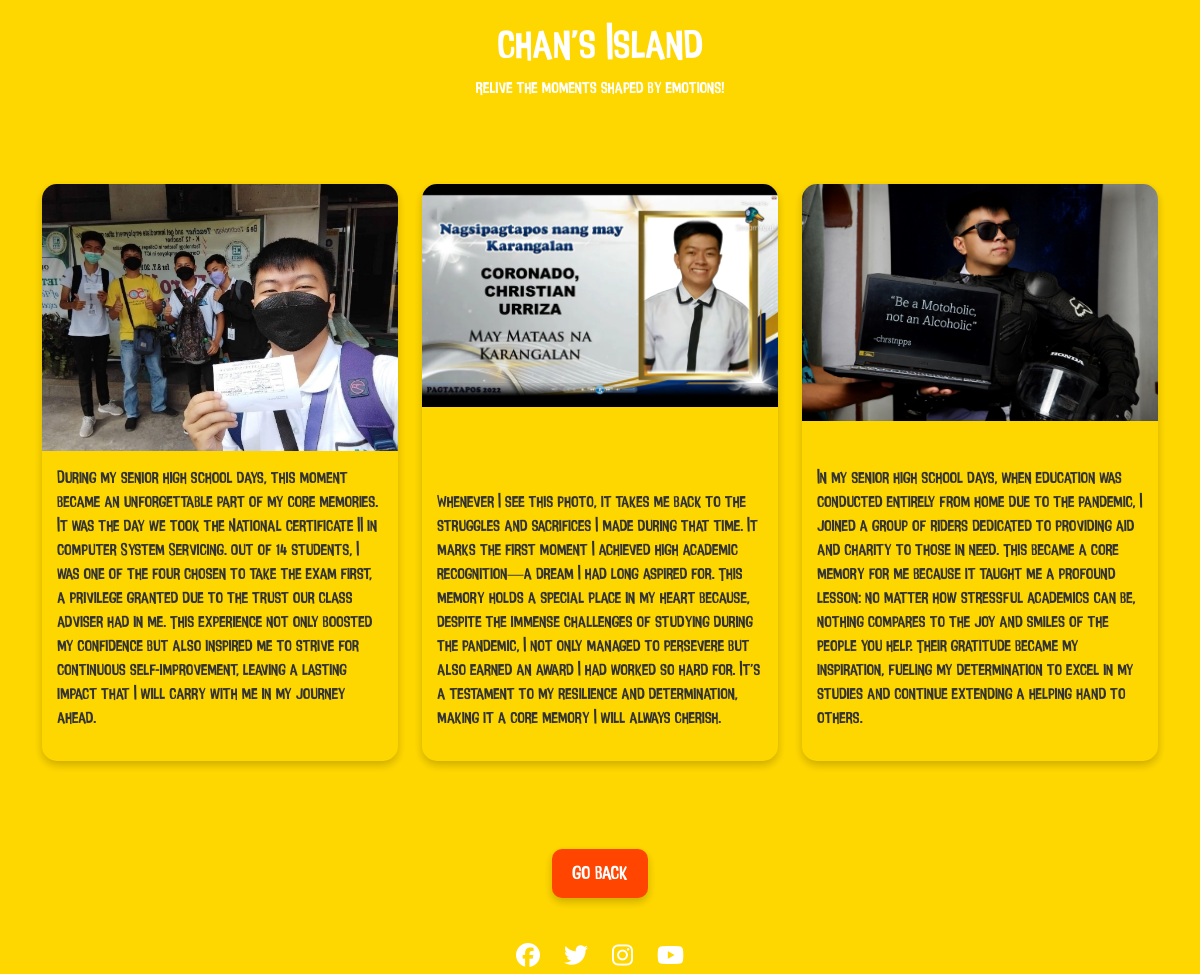
/view.php?islandPersonalityID=3, run on the app's committed database.
### tables this page shows
CREATE TABLE `islandcontents` (
  `islandContentID` int(4) NOT NULL,
  `islandOfPersonalityID` int(4) NOT NULL,
  `image` varchar(50) DEFAULT NULL,
  `content` varchar(1000) NOT NULL,
  `color` varchar(10) DEFAULT NULL
);

### connect.php (called while the page is built, shortened)
<?php
  function executeQuery($query){
    $conn = $GLOBALS['conn'];
    return mysqli_query($conn, $query);
  }
?>

### view.php (the view, shortened to what this page needs)
<?php
include("connect.php");
$islandID = ($_GET['islandPersonalityID']);
$islandQuery = "SELECT * ,islandcontents.image AS islandcontentimage FROM islandcontents LEFT JOIN islandsofpersonality
ON islandcontents.islandOfPersonalityID = islandsofpersonality.islandOfPersonalityID
WHERE islandcontents.islandOfPersonalityID = '$islandID'";
$islandResults = executeQuery($islandQuery);
?>
<!DOCTYPE html>
<html lang="en">
<head>
    <link rel="stylesheet" href="https://cdn.jsdelivr.net/npm/bootstrap@5.3.3/dist/css/bootstrap.min.css">
    <link rel="stylesheet" href="https://cdnjs.cloudflare.com/ajax/libs/font-awesome/6.5.0/css/all.min.css">
</head>
<body>
    <div class="header">
        <h1>Chan's Island</h1>
        <p>Relive the moments shaped by emotions!</p>
    </div>
    <div class="container my-5">
        <div class="row">
            <?php
            if (mysqli_num_rows($islandResults) > 0) {
                while ($row = mysqli_fetch_assoc($islandResults)) {
                    $image = $row['islandcontentimage'];
                    $content = $row['content'];
                    $color = $row['color'] ?: 'data-color';
                    echo "<div class='col-md-4 d-flex'>
                            <div class='memory-card' data-color='$color'>
                                <img src='assets/images/$image' alt='Memory Image'>
                                <div class='content'>
                                    <p>$content</p>
                                </div>
                            </div>
                        </div>";
                }
            } else {
                echo "<p class='text-center'>No memories found.</p>";
            }
            ?>
        </div>
    </div>
    <div class="text-center">
        <a href="javascript:history.back()" class="back-button">Go Back</a>
    </div>
    <footer>
        <div class="footer-icons">
            <a href="https://web.facebook.com/groups/763353139298166" target="_blank" rel="noopener noreferrer"><i class="fab fa-facebook"></i></a>
            <a href="https://x.com/TheMultiStudios" target="_blank" rel="noopener noreferrer"><i class="fab fa-twitter"></i></a>
            <a href="https://www.instagram.com/insideout_thoughtbubbles/" target="_blank" rel="noopener noreferrer"><i class="fab fa-instagram"></i></a>
            <a href="https://www.youtube.com/watch?v=LEjhY15eCx0" target="_blank" rel="noopener noreferrer"><i class="fab fa-youtube"></i></a>
        </div>
    </footer>
</body>
</html>

### view.php (style rules this page uses)
body { background-color: #ffd700; font-family: 'InsideOut'; animation: backgroundColorChange 10s infinite alternate; }
.header { text-align: center; padding: 20px; color: #fff; }
.header h1 { animation: glow 2s infinite alternate; }
.memory-card { display: flex; flex-direction: column; justify-content: space-between; border-radius: 15px; overflow: hidden; margin-bottom: 20px; box-shadow: 0 4px 8px rgba(0, 0, 0, 0.2); transition: transform 0.3s, box-shadow 0.3s; animation: float 6s ease-in-out infinite; }
.memory-card img { width: 100%; height: auto; object-fit: cover; }
.memory-card .content { padding: 15px; color: #333; }
.back-button { display: inline-block; margin: 20px auto; padding: 10px 20px; background-color: #ff4500; color: #fff; font-size: 1.2em; border-radius: 10px; text-decoration: none; box-shadow: 0 4px 8px rgba(0, 0, 0, 0.2); transition: transform 0.3s, box-shadow 0.3s; }
footer { text-align: center; margin-top: 20px; color: #fff; }
.footer-icons { margin-top: 10px; }
.footer-icons a { color: #fff; font-size: 1.5em; margin: 0 10px; transition: color 0.3s; }

### data on the page
islandcontents: image (picture), content "During my senior high school days, this moment became an unforgettable part of my core memories. It was the day we took the National Certificate II in Computer System Servicing. Out of 14 students, I was one of the four chosen to take the exam first, a privilege granted due to the trust our class adviser had in me. This experience not only boosted my confidence but also inspired me to strive for continuous self-improvement, leaving a lasting impact that I will carry with me in my journey ahead."
islandcontents: image (picture), content "Whenever I see this photo, it takes me back to the struggles and sacrifices I made during that time. It marks the first moment I achieved high academic recognition—a dream I had long aspired for. This memory holds a special place in my heart because, despite the immense challenges of studying during the pandemic, I not only managed to persevere but also earned an award I had worked so hard for. It’s a testament to my resilience and determination, making it a core memory I will always cherish."
islandcontents: image (picture), content "In my senior high school days, when education was conducted entirely from home due to the pandemic, I joined a group of riders dedicated to providing aid and charity to those in need. This became a core memory for me because it taught me a profound lesson: no matter how stressful academics can be, nothing compares to the joy and smiles of the people you help. Their gratitude became my inspiration, fueling my determination to excel in my studies and continue extending a helping hand to others."
